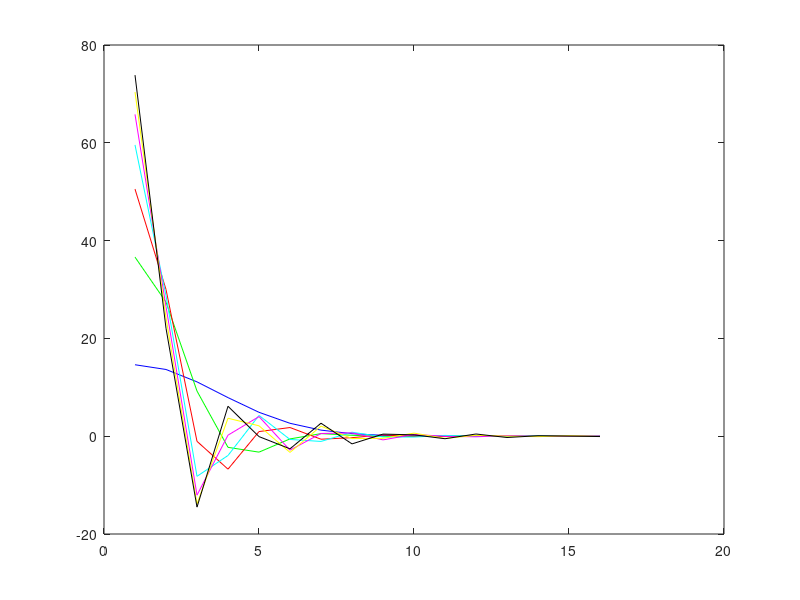

Recreate this plot in MATLAB.
clear all; close all; clc;

% filtorder = 2; N = 99;
% if (filtorder>0)
%     fa = -log(eps);
%     sigma = exp(-fa*( (0:N)/N ).^filtorder);
%     c = [2; ones(N-1,1); 2];
%     for j=0:N;
%         for i=0:N;
%             F(i+1,j+1)=0;
%             for k=0:N;
%                 F(i+1,j+1)=F(i+1,j+1)+sigma(k+1)./c(k+1).*cos(k*i*pi/N).*cos(k*j*pi/N);
%             end
%             F(i+1,j+1) = F(i+1,j+1).*2./N./c(j+1);
%         end;
%     end;
% end;

h = ['b', 'g', 'r', 'c', 'm', 'y', 'k'];
for filtorder = 2:2:14
    N = 99;
    if (filtorder>0)
        fa = -log(eps);
        sigma = exp(-fa*( (0:N)/N ).^filtorder);
        c = [2; ones(N-1,1); 2];
        for i=0:N;
            F(i+1)=0;
            for k=0:N;
                F(i+1)=F(i+1)+sigma(k+1)./c(k+1).*cos(k*i*pi/N);
            end
        end
    end
    plot(F(1:16),h(filtorder/2)), hold on
end